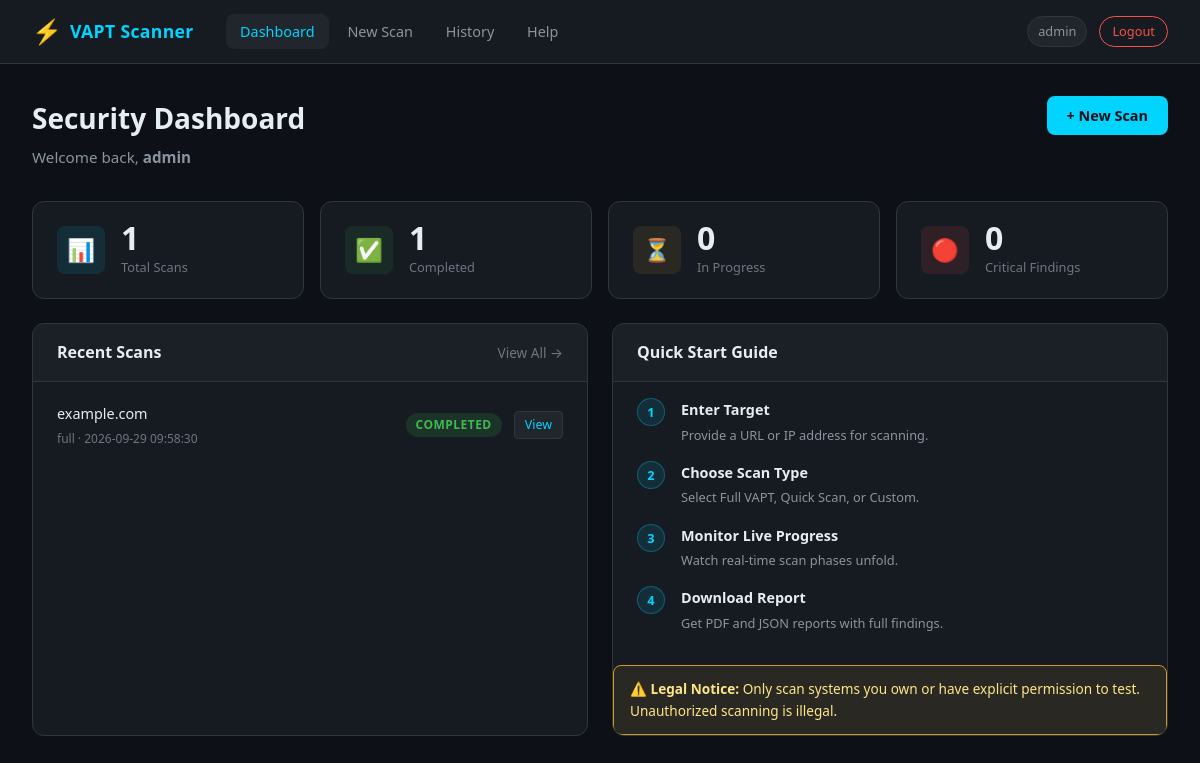
The app's page /dashboard (signed in) with its own data.
### tables this page shows
CREATE TABLE scans (
                id TEXT PRIMARY KEY,
                user_id INTEGER NOT NULL,
                target TEXT NOT NULL,
                scan_type TEXT DEFAULT 'full',
                status TEXT DEFAULT 'running',
                results TEXT,
                critical_count INTEGER DEFAULT 0,
                high_count INTEGER DEFAULT 0,
                medium_count INTEGER DEFAULT 0,
                low_count INTEGER DEFAULT 0,
                created_at TIMESTAMP DEFAULT CURRENT_TIMESTAMP,
                updated_at TIMESTAMP DEFAULT CURRENT_TIMESTAMP,
                FOREIGN KEY (user_id) REFERENCES users(id)
            );

### app.py (the view)
@app.route('/dashboard')
def dashboard():
    if 'user_id' not in session:
        return redirect(url_for('login'))
    scans = db.get_scans_by_user(session['user_id'])
    stats = {
        'total': len(scans),
        'completed': sum(1 for s in scans if s['status'] == 'completed'),
        'running': sum(1 for s in scans if s['status'] == 'running'),
        'critical': sum(1 for s in scans if s.get('critical_count', 0) > 0)
    }
    return render_template('dashboard.html', scans=scans[:5], stats=stats)

### modules/database.py (called while the page is built)
    def get_conn(self):
        conn = sqlite3.connect(self.db_path)
        conn.row_factory = sqlite3.Row
        return conn

    def get_scans_by_user(self, user_id):
        conn = self.get_conn()
        scans = conn.execute('''
            SELECT * FROM scans WHERE user_id = ? ORDER BY created_at DESC
        ''', (user_id,)).fetchall()
        conn.close()
        return [dict(s) for s in scans]

### templates/dashboard.html (shortened to what this page needs)
{% extends "base.html" %}
{% block extra_css %}
<link rel="stylesheet" href="{{ url_for('static', filename='css/dashboard.css') }}">
{% endblock %}
{% block content %}
<div class="page-header">
    <div>
        <h1 class="page-title">Security Dashboard</h1>
        <p class="page-subtitle">Welcome back, <strong>{{ session.username }}</strong></p>
    </div>
    <a href="{{ url_for('scan') }}" class="btn-primary">+ New Scan</a>
</div>
<div class="stats-grid">
    <div class="stat-card">
        <div class="stat-icon stat-icon--blue">📊</div>
        <div class="stat-info">
            <div class="stat-value">{{ stats.total }}</div>
            <div class="stat-label">Total Scans</div>
        </div>
    </div>
    <div class="stat-card">
        <div class="stat-icon stat-icon--green">✅</div>
        <div class="stat-info">
            <div class="stat-value">{{ stats.completed }}</div>
            <div class="stat-label">Completed</div>
        </div>
    </div>
    <div class="stat-card">
        <div class="stat-icon stat-icon--yellow">⏳</div>
        <div class="stat-info">
            <div class="stat-value">{{ stats.running }}</div>
            <div class="stat-label">In Progress</div>
        </div>
    </div>
    <div class="stat-card">
        <div class="stat-icon stat-icon--red">🔴</div>
        <div class="stat-info">
            <div class="stat-value">{{ stats.critical }}</div>
            <div class="stat-label">Critical Findings</div>
        </div>
    </div>
</div>
<div class="dashboard-grid">
    <div class="panel">
        <div class="panel-header">
            <h2 class="panel-title">Recent Scans</h2>
            <a href="{{ url_for('history') }}" class="link-muted">View All →</a>
        </div>
        {% if scans %}
        <div class="scan-list">
            {% for scan in scans %}
            <div class="scan-item">
                <div class="scan-info">
                    <span class="scan-target">{{ scan.target }}</span>
                    <span class="scan-meta">{{ scan.scan_type }} · {{ scan.created_at }}</span>
                </div>
                <div class="scan-right">
                    <span class="badge badge--{{ scan.status }}">{{ scan.status }}</span>
                    {% if scan.status == 'completed' %}
                    <a href="{{ url_for('scan_results', scan_id=scan.id) }}" class="btn-sm">View</a>
                    {% endif %}
                </div>
            </div>
            {% endfor %}
        </div>
        {% else %}
        <div class="empty-state">
            <div class="empty-icon">🔍</div>
            <p>No scans yet. Start your first VAPT assessment.</p>
            <a href="{{ url_for('scan') }}" class="btn-primary">Start Scan</a>
        </div>
        {% endif %}
    </div>
    <div class="panel">
        <div class="panel-header">
            <h2 class="panel-title">Quick Start Guide</h2>
        </div>
        <div class="quick-guide">
            <div class="guide-step">
                <span class="step-num">1</span>
                <div>
                    <strong>Enter Target</strong>
                    <p>Provide a URL or IP address for scanning.</p>
                </div>
            </div>
            <div class="guide-step">
                <span class="step-num">2</span>
                <div>
                    <strong>Choose Scan Type</strong>
                    <p>Select Full VAPT, Quick Scan, or Custom.</p>
                </div>
            </div>
            <div class="guide-step">
                <span class="step-num">3</span>
                <div>
                    <strong>Monitor Live Progress</strong>
                    <p>Watch real-time scan phases unfold.</p>
                </div>
            </div>
            <div class="guide-step">
                <span class="step-num">4</span>
                <div>
                    <strong>Download Report</strong>
                    <p>Get PDF and JSON reports with full findings.</p>
                </div>
            </div>
        </div>
        <div class="warning-box">
            <strong>⚠️ Legal Notice:</strong> Only scan systems you own or have explicit permission to test.
            Unauthorized scanning is illegal.
        </div>
    </div>
</div>
{% endblock %}

### static/css/main.css (style rules this page uses)
:root { --bg-primary: #0d1117; --bg-secondary: #161b22; --bg-tertiary: #21262d; --border: #30363d; --text-primary: #e6edf3; --text-secondary: #8b949e; --text-muted: #6e7681; --accent: #00d4ff; --accent-dark: #0099cc; --success: #3fb950; --warning: #d29922; --danger: #f85149; --critical: #ff0040; --high: #ff6b35; --medium: #f0a500; --low: #3fb950; --info: #58a6ff; --radius: 8px; --radius-lg: 12px; --shadow: 0 4px 16px rgba(0,0,0,0.4); --shadow-sm: 0 2px 8px rgba(0,0,0,0.3); --font: 'Segoe UI', system-ui, -apple-system, sans-serif; --font-mono: 'Cascadia Code', 'Fira Code', 'Consolas', monospace; --nav-height: 64px; }
*, *::before, *::after { box-sizing: border-box; margin: 0; padding: 0; }
html { scroll-behavior: smooth; }
body { font-family: var(--font); background: var(--bg-primary); color: var(--text-primary); min-height: 100vh; line-height: 1.6; }
a { color: var(--accent); text-decoration: none; }
.page-header { display: flex; align-items: flex-start; justify-content: space-between; margin-bottom: 2rem; flex-wrap: wrap; gap: 1rem; }
.page-title { font-size: 1.75rem; font-weight: 700; color: var(--text-primary); }
.page-subtitle { color: var(--text-secondary); font-size: 0.95rem; margin-top: 0.25rem; }
.btn-primary { display: inline-flex; align-items: center; gap: 0.5rem; padding: 0.5rem 1.25rem; background: var(--accent); color: var(--bg-primary); border: none; border-radius: var(--radius); font-size: 0.9rem; font-weight: 600; cursor: pointer; transition: background 0.15s, transform 0.1s; text-decoration: none; }
.btn-sm { display: inline-block; padding: 3px 10px; font-size: 0.78rem; border-radius: 4px; background: var(--bg-tertiary); color: var(--accent); border: 1px solid var(--border); cursor: pointer; text-decoration: none; transition: background 0.15s; }
.panel { background: var(--bg-secondary); border: 1px solid var(--border); border-radius: var(--radius-lg); overflow: hidden; margin-bottom: 1.5rem; }
.panel-header { display: flex; align-items: center; justify-content: space-between; padding: 1rem 1.5rem; border-bottom: 1px solid var(--border); background: rgba(255,255,255,0.02); }
.panel-title { font-size: 1rem; font-weight: 600; color: var(--text-primary); }
.link-muted { font-size: 0.85rem; color: var(--text-muted); }
.badge { display: inline-block; padding: 2px 10px; border-radius: 20px; font-size: 0.75rem; font-weight: 600; text-transform: uppercase; letter-spacing: 0.04em; }
.badge--completed { background: rgba(63,185,80,0.15); color: var(--success); }
.warning-box { background: rgba(210,153,34,0.1); border: 1px solid var(--warning); border-radius: var(--radius); padding: 0.75rem 1rem; font-size: 0.85rem; color: #fde68a; margin-top: 1rem; }

### records on screen
scans: target "example.com", scan_type "full", created_at "2026-09-29 09:58:30", status "COMPLETED"

### other values on screen
{{ session.username }} "admin"
{{ stats.total }} "1"
{{ stats.completed }} "1"
{{ stats.running }} "0"
{{ stats.critical }} "0"
